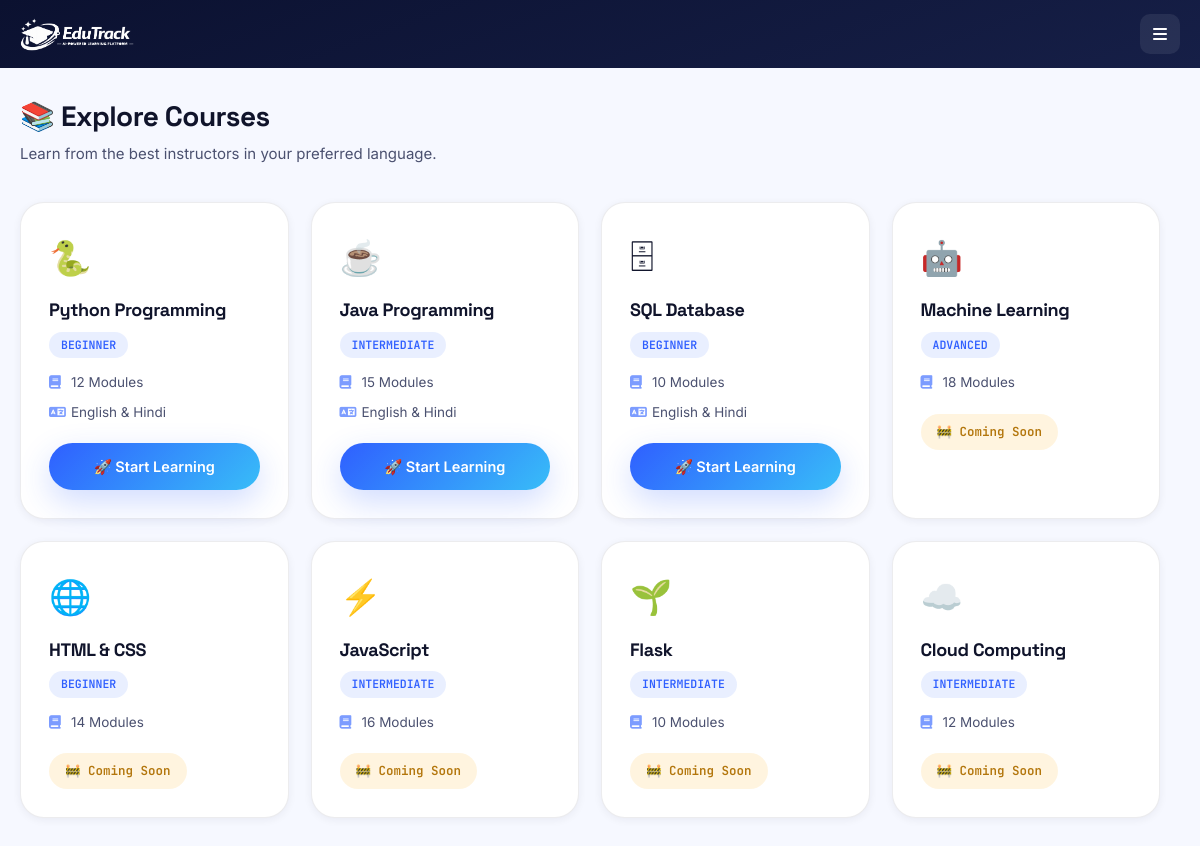
/learner/courses (signed in), run on the app's committed database.
### tables this page shows
CREATE TABLE courses(

        id INTEGER PRIMARY KEY AUTOINCREMENT,

        course_name TEXT NOT NULL,

        level TEXT NOT NULL,

        modules INTEGER NOT NULL,

        language TEXT NOT NULL,

        status TEXT NOT NULL,

        icon TEXT NOT NULL

    );

### app.py (the view)
@app.route("/learner/courses")
def learner_courses():
    if "learner_id" not in session:
        return redirect(url_for("learner_login"))
    connection = sqlite3.connect("database/edutrack.db")
    connection.row_factory = sqlite3.Row
    cursor = connection.cursor()
    cursor.execute("SELECT * FROM courses")
    courses = cursor.fetchall()
    connection.close()
    return render_template(
        "learner_courses.html",
        courses=courses
    )

### templates/learner_courses.html (shortened to what this page needs)
<!DOCTYPE html>
<html lang="en">
<head>
    <link rel="stylesheet"
          href="{{ url_for('static', filename='css/app.css') }}">
    <link rel="stylesheet"
          href="https://cdnjs.cloudflare.com/ajax/libs/font-awesome/6.6.0/css/all.min.css">
</head>
<body>
<div class="dashboard-container">
    <aside class="sidebar">
        <div class="sidebar-logo">
            <img src="{{ url_for('static', filename='images/edutrack-logo.png') }}"
                 alt="EduTrack Logo">
        </div>
        <button class="sidebar-toggle" aria-label="Toggle menu">
            <i class="fa-solid fa-bars"></i>
        </button>
    </aside>
    <main class="dashboard-content">
        <div class="courses-header">
            <h1>📚 Explore Courses</h1>
            <p>
                Learn from the best instructors in your preferred language.
            </p>
        </div>
        <div class="course-grid">
            {% for course in courses %}
            <div class="course-card">
                <div class="course-icon">
                    {{ course['icon'] }}
                </div>
                <h2>{{ course['course_name'] }}</h2>
                <span class="course-level">
                    {{ course['level'] }}
                </span>
                <p>
                    <i class="fa-solid fa-book"></i>
                    {{ course['modules'] }} Modules
                </p>
                {% if course['status']=="Available" %}
                <p>
                    <i class="fa-solid fa-language"></i>
                    English & Hindi
                </p>
                <a href="{{ url_for('choose_video_language', course_id=course['id']) }}"
                    class="course-btn">
                    🚀 Start Learning
                </a>
                {% else %}
                <span class="coming-soon">
                    🚧 Coming Soon
                </span>
                {% endif %}
            </div>
            {% endfor %}
        </div>
    </main>
</div>
</body>
</html>

### static/css/app.css (style rules this page uses)
:root { --navy-950: #0b1130; --navy-900: #0f1638; --navy-800: #161f47; --blue-600: #2f5fff; --blue-500: #4d74ff; --blue-400: #7c9cff; --sky-400: #38bdf8; --amber-400: #ffb020; --green-500: #16a34a; --bg-page: #f6f8ff; --bg-card: #ffffff; --text-900: #10142b; --text-600: #4b5170; --text-400: #7a80a0; --border-soft: rgba(16, 20, 43, 0.08); --grad-primary: linear-gradient(135deg, #2f5fff 0%, #38bdf8 100%); --grad-dark: linear-gradient(160deg, #0b1130 0%, #161f47 100%); --shadow-sm: 0 2px 8px rgba(16, 20, 43, 0.06); --shadow-md: 0 10px 30px rgba(16, 20, 43, 0.08); --shadow-lg: 0 20px 60px rgba(16, 20, 43, 0.14); --shadow-glow: 0 12px 32px rgba(47, 95, 255, 0.22); --r-sm: 10px; --r-md: 16px; --r-lg: 24px; --r-pill: 999px; --font-display: "Space Grotesk", "Segoe UI", sans-serif; --font-body: "Inter", "Segoe UI", sans-serif; --font-mono: "JetBrains Mono", monospace; --ease: cubic-bezier(0.22, 1, 0.36, 1); --sidebar-w: 264px; }
* { margin: 0; padding: 0; box-sizing: border-box; }
body { font-family: var(--font-body); background: var(--bg-page); color: var(--text-900); line-height: 1.6; -webkit-font-smoothing: antialiased; }
img { max-width: 100%; display: block; }
a { text-decoration: none; color: inherit; }
h1, h2, h3, h4 { font-family: var(--font-display); color: var(--text-900); letter-spacing: -0.02em; line-height: 1.2; }
.continue-btn, .add-btn, .login-btn, .course-btn { display: inline-flex; align-items: center; justify-content: center; gap: 8px; padding: 12px 24px; border-radius: var(--r-pill); background: var(--grad-primary); color: #fff; font-weight: 600; font-size: 14.5px; border: none; cursor: pointer; box-shadow: var(--shadow-glow); transition: transform 0.3s var(--ease), box-shadow 0.3s var(--ease); white-space: nowrap; }
.dashboard-container { display: flex; min-height: 100vh; }
.sidebar { width: var(--sidebar-w); flex-shrink: 0; background: var(--grad-dark); color: rgba(255, 255, 255, 0.85); padding: 28px 20px; position: sticky; top: 0; height: 100vh; display: flex; flex-direction: column; z-index: 100; }
.sidebar-logo { padding: 4px 10px 28px; }
.sidebar-logo img { height: 34px; filter: brightness(0) invert(1); }
.sidebar-toggle { display: none; }
.dashboard-content { flex: 1; padding: 44px 48px 64px; max-width: 1180px; }
.page-header, .courses-header { margin-bottom: 36px; }
.page-header h1, .courses-header h1 { font-size: 28px; margin-bottom: 8px; }
.page-header p, .courses-header p { color: var(--text-600); font-size: 15px; }
.course-grid { display: grid; grid-template-columns: repeat(auto-fit, minmax(240px, 1fr)); gap: 22px; }
.course-grid .course-card { background: var(--bg-card); border: 1px solid var(--border-soft); border-radius: var(--r-lg); padding: 28px; box-shadow: var(--shadow-sm); transition: transform 0.35s var(--ease), box-shadow 0.35s var(--ease); }
.course-grid .course-icon { font-size: 34px; margin-bottom: 14px; }
.course-grid h2 { font-size: 18px; margin-bottom: 10px; }
.course-level { display: inline-block; padding: 4px 12px; border-radius: var(--r-pill); background: rgba(47, 95, 255, 0.1); color: var(--blue-600); font-size: 11.5px; font-weight: 600; font-family: var(--font-mono); text-transform: uppercase; margin-bottom: 14px; }
.course-grid .course-card p { display: flex; align-items: center; gap: 8px; color: var(--text-600); font-size: 13.5px; margin-bottom: 8px; }
.course-grid .course-card p i { color: var(--blue-400); width: 14px; }
.course-grid .course-btn { margin-top: 12px; width: 100%; }
.coming-soon { display: inline-block; margin-top: 12px; padding: 8px 16px; border-radius: var(--r-pill); background: rgba(255, 176, 32, 0.14); color: #b3760c; font-size: 12.5px; font-weight: 600; font-family: var(--font-mono); }
.dashboard-container { flex-direction: column; }
.sidebar { position: sticky; top: 0; height: auto; width: 100%; flex-direction: row; align-items: center; padding: 14px 20px; z-index: 200; }
.sidebar-logo { padding: 0; margin-right: auto; }
.sidebar-toggle { display: flex; align-items: center; justify-content: center; width: 40px; height: 40px; border-radius: var(--r-sm); background: rgba(255, 255, 255, 0.08); color: #fff; border: none; font-size: 16px; cursor: pointer; }
.dashboard-content { padding: 32px 20px 48px; }

### data on the page
courses: icon "🐍", course_name "Python Programming", level "BEGINNER", modules "12"
courses: icon "☕", course_name "Java Programming", level "INTERMEDIATE", modules "15"
courses: icon "🗄", course_name "SQL Database", level "BEGINNER", modules "10"
courses: icon "🤖", course_name "Machine Learning", level "ADVANCED", modules "18", status "🚧 Coming Soon"
courses: icon "🌐", course_name "HTML & CSS", level "BEGINNER", modules "14", status "🚧 Coming Soon"
courses: icon "⚡", course_name "JavaScript", level "INTERMEDIATE", modules "16", status "🚧 Coming Soon"
courses: icon "🌱", course_name "Flask", level "INTERMEDIATE", modules "10", status "🚧 Coming Soon"
courses: icon "☁️", course_name "Cloud Computing", level "INTERMEDIATE", modules "12", status "🚧 Coming Soon"
